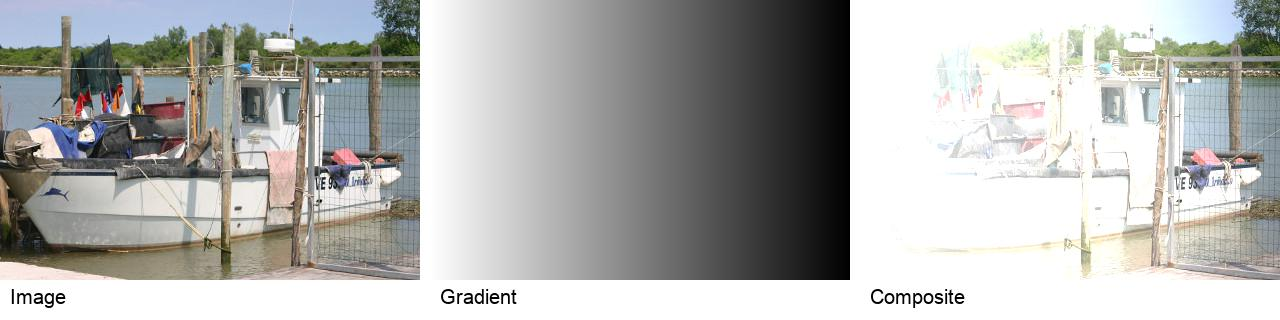

Write Python code to recreate this figure.
# Author:  Martin McBride
# Created: 2021-06-11
# Copyright (C) 2021, Martin McBride
# License: MIT

# Add two images
# The boat is added to a gradient.
# The main (triple) features shows the boat, patches and added features.
# There is also an example using add with scaling and add modulo.

from PIL import Image, ImageDraw, ImageFont, ImageChops

image = Image.open('boat-small.jpg')
gradient_image = Image.open('greygradient.png').convert('RGB')
composite_image = ImageChops.add(image, gradient_image)

# Place the images in a grid, with captions
output_image = Image.new('RGB', (1280, 320), 'white')
draw = ImageDraw.Draw(output_image)
font = ImageFont.truetype("Arial.ttf", 20)

x, y = 0, 0
draw.text((x+10, y+285), "Image", font=font, fill=0)
output_image.paste(image, (x, y))

x, y = 430, 0
draw.text((x+10, y+285), "Gradient", font=font, fill=0)
output_image.paste(gradient_image, (x, y))

x, y = 860, 0
draw.text((x+10, y+285), "Composite", font=font, fill=0)
output_image.paste(composite_image, (x, y))

output_image.save('imagechops-add.jpg')

composite_image = ImageChops.add(image, gradient_image, 2)
composite_image.save('imagechops-add-scaled.jpg')

composite_image = ImageChops.add_modulo(image, gradient_image)
composite_image.save('imagechops-add-modulo.jpg')
